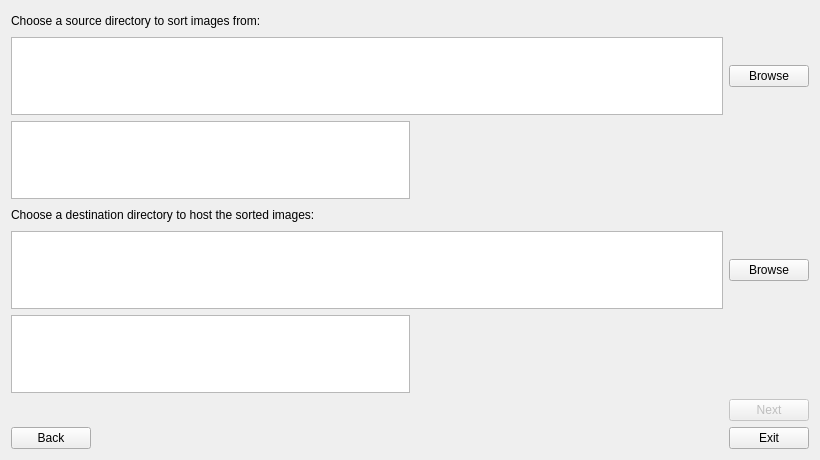
<?xml version="1.0" encoding="UTF-8"?>
<ui version="4.0">
 <class>pathsScreen</class>
 <widget class="QWidget" name="pathsScreen">
  <property name="geometry">
   <rect>
    <x>0</x>
    <y>0</y>
    <width>820</width>
    <height>460</height>
   </rect>
  </property>
  <property name="windowTitle">
   <string>Form</string>
  </property>
  <layout class="QHBoxLayout" name="horizontalLayout_9">
   <item>
    <layout class="QVBoxLayout" name="verticalLayout_7">
     <item>
      <layout class="QVBoxLayout" name="verticalLayout_6">
       <item>
        <layout class="QVBoxLayout" name="verticalLayout_5">
         <item>
          <layout class="QHBoxLayout" name="horizontalLayout_7">
           <item>
            <widget class="QLabel" name="label">
             <property name="text">
              <string>Choose a source directory to sort images from:</string>
             </property>
            </widget>
           </item>
           <item>
            <spacer name="horizontalSpacer_2">
             <property name="orientation">
              <enum>Qt::Horizontal</enum>
             </property>
             <property name="sizeHint" stdset="0">
              <size>
               <width>40</width>
               <height>20</height>
              </size>
             </property>
            </spacer>
           </item>
          </layout>
         </item>
         <item>
          <layout class="QVBoxLayout" name="verticalLayout">
           <item>
            <layout class="QHBoxLayout" name="horizontalLayout_2">
             <item>
              <widget class="QTextEdit" name="sourceTextEdit">
               <property name="font">
                <font>
                 <pointsize>12</pointsize>
                </font>
               </property>
               <property name="readOnly">
                <bool>true</bool>
               </property>
              </widget>
             </item>
             <item>
              <widget class="QPushButton" name="sourceButton">
               <property name="text">
                <string>Browse</string>
               </property>
              </widget>
             </item>
            </layout>
           </item>
           <item>
            <layout class="QHBoxLayout" name="horizontalLayout_5">
             <item>
              <widget class="QTextEdit" name="sourceImagesCountTextEdit">
               <property name="font">
                <font>
                 <pointsize>12</pointsize>
                </font>
               </property>
               <property name="readOnly">
                <bool>true</bool>
               </property>
              </widget>
             </item>
             <item>
              <spacer name="horizontalSpacer_4">
               <property name="orientation">
                <enum>Qt::Horizontal</enum>
               </property>
               <property name="sizeHint" stdset="0">
                <size>
                 <width>40</width>
                 <height>20</height>
                </size>
               </property>
              </spacer>
             </item>
            </layout>
           </item>
          </layout>
         </item>
        </layout>
       </item>
       <item>
        <layout class="QVBoxLayout" name="verticalLayout_2">
         <item>
          <layout class="QHBoxLayout" name="horizontalLayout_6">
           <item>
            <widget class="QLabel" name="label_2">
             <property name="text">
              <string>Choose a destination directory to host the sorted images:</string>
             </property>
            </widget>
           </item>
           <item>
            <spacer name="horizontalSpacer_3">
             <property name="orientation">
              <enum>Qt::Horizontal</enum>
             </property>
             <property name="sizeHint" stdset="0">
              <size>
               <width>40</width>
               <height>20</height>
              </size>
             </property>
            </spacer>
           </item>
          </layout>
         </item>
         <item>
          <layout class="QHBoxLayout" name="horizontalLayout_8">
           <item>
            <widget class="QTextEdit" name="destinationTextEdit">
             <property name="font">
              <font>
               <pointsize>12</pointsize>
              </font>
             </property>
             <property name="readOnly">
              <bool>true</bool>
             </property>
            </widget>
           </item>
           <item>
            <widget class="QPushButton" name="destinationButton">
             <property name="text">
              <string>Browse</string>
             </property>
            </widget>
           </item>
          </layout>
         </item>
         <item>
          <layout class="QHBoxLayout" name="horizontalLayout">
           <item>
            <widget class="QTextEdit" name="destinationImagesCountTextEdit">
             <property name="font">
              <font>
               <pointsize>12</pointsize>
              </font>
             </property>
             <property name="readOnly">
              <bool>true</bool>
             </property>
            </widget>
           </item>
           <item>
            <spacer name="horizontalSpacer_5">
             <property name="orientation">
              <enum>Qt::Horizontal</enum>
             </property>
             <property name="sizeHint" stdset="0">
              <size>
               <width>40</width>
               <height>20</height>
              </size>
             </property>
            </spacer>
           </item>
          </layout>
         </item>
        </layout>
       </item>
      </layout>
     </item>
     <item>
      <layout class="QHBoxLayout" name="horizontalLayout_4">
       <item>
        <layout class="QVBoxLayout" name="verticalLayout_4">
         <item>
          <spacer name="verticalSpacer_2">
           <property name="orientation">
            <enum>Qt::Vertical</enum>
           </property>
           <property name="sizeHint" stdset="0">
            <size>
             <width>20</width>
             <height>40</height>
            </size>
           </property>
          </spacer>
         </item>
         <item>
          <layout class="QHBoxLayout" name="horizontalLayout_3">
           <item>
            <widget class="QPushButton" name="backButton">
             <property name="text">
              <string>Back</string>
             </property>
            </widget>
           </item>
          </layout>
         </item>
        </layout>
       </item>
       <item>
        <spacer name="horizontalSpacer">
         <property name="orientation">
          <enum>Qt::Horizontal</enum>
         </property>
         <property name="sizeHint" stdset="0">
          <size>
           <width>40</width>
           <height>20</height>
          </size>
         </property>
        </spacer>
       </item>
       <item>
        <layout class="QVBoxLayout" name="verticalLayout_3">
         <item>
          <spacer name="verticalSpacer">
           <property name="orientation">
            <enum>Qt::Vertical</enum>
           </property>
           <property name="sizeHint" stdset="0">
            <size>
             <width>20</width>
             <height>40</height>
            </size>
           </property>
          </spacer>
         </item>
         <item>
          <widget class="QPushButton" name="nextButton">
           <property name="enabled">
            <bool>false</bool>
           </property>
           <property name="text">
            <string>Next</string>
           </property>
          </widget>
         </item>
         <item>
          <widget class="QPushButton" name="exitButton">
           <property name="text">
            <string>Exit</string>
           </property>
          </widget>
         </item>
        </layout>
       </item>
      </layout>
     </item>
    </layout>
   </item>
  </layout>
 </widget>
 <resources/>
 <connections/>
</ui>
